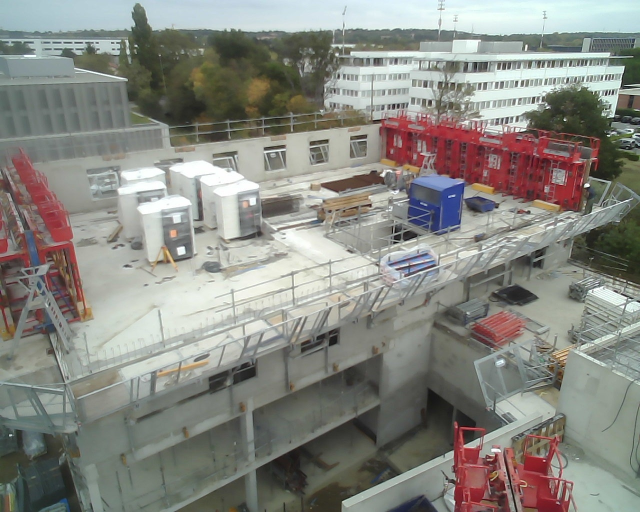
#> input picture Detection_Test_Set/Detection_Test_Set_Img/2019-10-17-13-30-11.jpg, 1280 x 1024 px (shown at 1/2 size); its folder holds 4 pictures in this run
$ python camDif_DBscan.py
#> lines starting #> are read from the running program, lines starting #| are printed output that depends on the picture
from PIL import Image
import numpy as np
import os
import matplotlib.pyplot as plt


def differenceImage(image1, image2):
    tab1 = np.asarray(image1)
    tab2 = np.asarray(image2)
    return Image.fromarray(tab1 - tab2)


def normImage(img):
    tab = np.asarray(img)
    return np.linalg.norm(tab, ord=1)


def gaussienne(x):
    return 255 * sigmoid(np.exp(-((x - 127.5) / 30) ** 2))


def isSameCam(img1, img2, threshold):
    if img1.size == img2.size:
        I = differenceImage(img1, img2)
        I = Image.eval(I, gaussienne)
        return normImage(I) < threshold
    else:
        return False


# ===============================================
def imageDifDBScan(threshold, path):
#> called with threshold = 40000
    ImageNameList = os.listdir(path)
    CameraList = []

    while len(ImageNameList) > 0:
        print(len(ImageNameList))
        img0 = ImageNameList.pop(0)
        neighbours = [img0]
        newCamera = [img0]

        while len(neighbours) > 0:
            print("    ", len(neighbours))
            name = neighbours.pop(0)
            img1 = Image.open(path + name).convert('L')
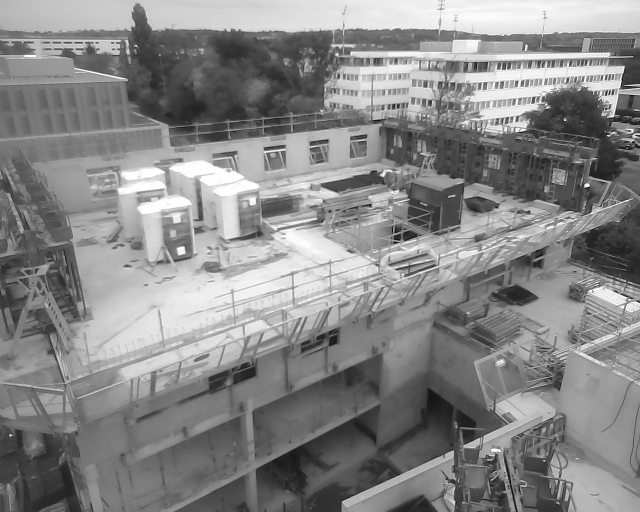
#> img1: PIL image 1280x1024 L (shown at 1/2 size); min 0, max 255, mean 135

            for imageName in ImageNameList:
                img2 = Image.open(path + imageName).convert('L')
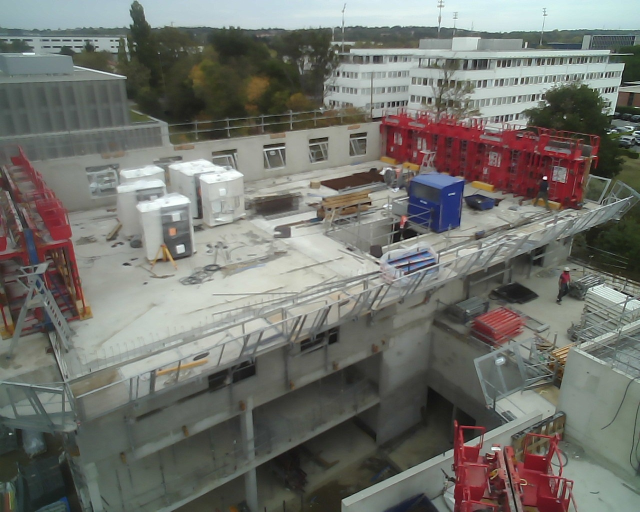
#> input picture Detection_Test_Set/Detection_Test_Set_Img/2019-10-17-13-42-19.jpg, 1280 x 1024 px (shown at 1/2 size)
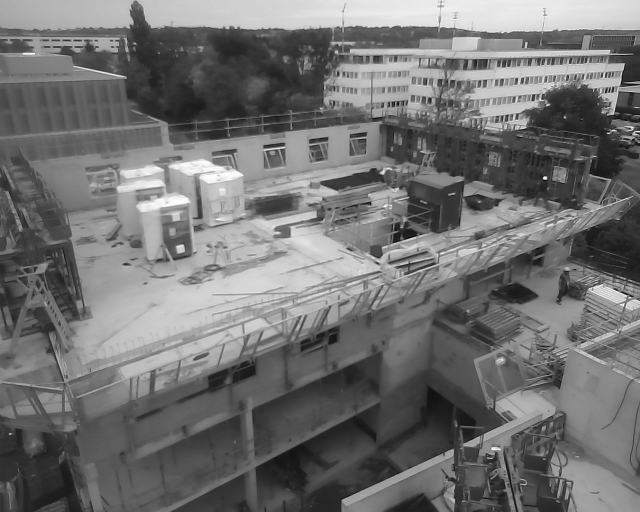
#> img2: PIL image 1280x1024 L (shown at 1/2 size); min 0, max 255, mean 113.2
                if isSameCam(img1, img2, threshold):
#> in differenceImage, `return Image.fromarray(tab1 - tab2)`:
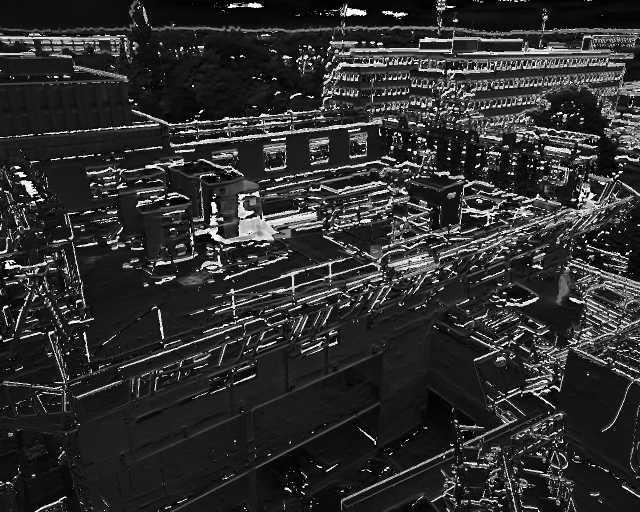
#> returned value: PIL image 1280x1024 L (shown at 1/2 size); min 0, max 255, mean 46.6
                    neighbours.append(imageName)
                    newCamera.append(imageName)
                    ImageNameList.remove(imageName)

        CameraList.append(newCamera)

    return CameraList


if __name__ == "__main__":
    path = "Detection_Test_Set/Detection_Test_Set_Img/"
#> (the run stopped early here; a loop or call above may not have finished)
